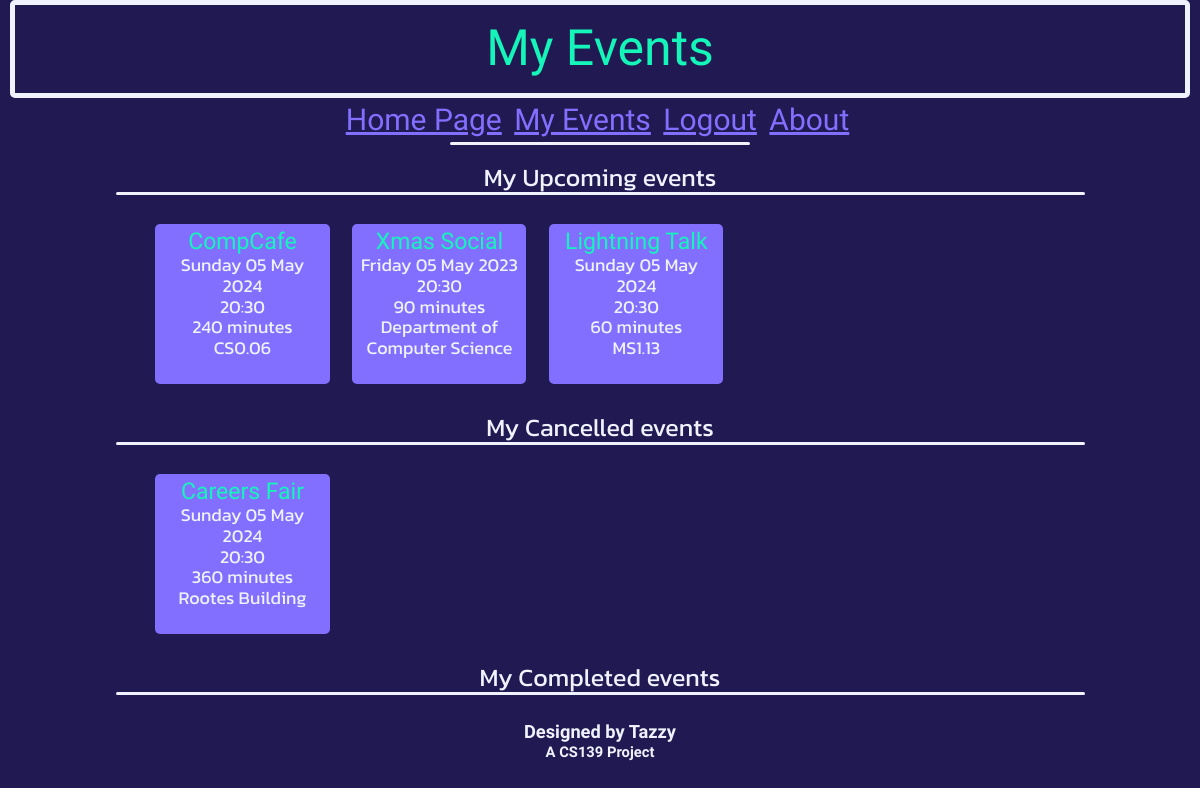
The page /myEvents (signed in) on the database as committed earlier.
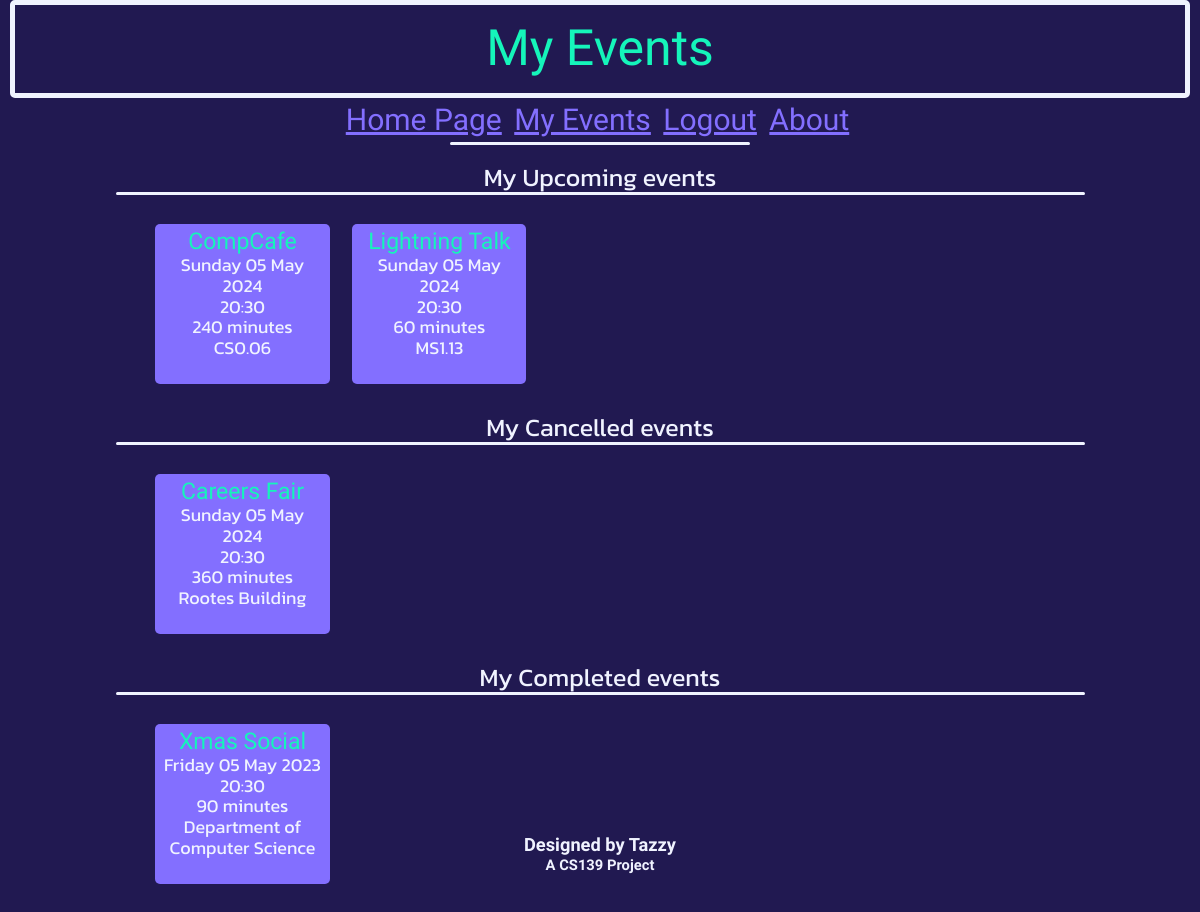
The same page on the database as committed later.
### db_definition.py (models this page shows, shortened)
class Event(db.Model):
    __tablename__ = "events"
    event_id = db.Column(db.Integer, primary_key = True)
    name = db.Column(db.String(20))
    dateTime = db.Column(db.DateTime)
    duration = db.Column(db.Integer) # Minutes
    capacity = db.Column(db.Integer)
    ticketsSold = db.Column(db.Integer)
    location = db.Column(db.String(50))

### eventbyte.py (the view)
@app.route('/myEvents')
def myEvents():
    if not current_user.is_authenticated:
        return redirect('/')
    updateTickets()
    completedEvents = db.session.query(Event).join(Ticket, Event.event_id == Ticket.event_id).where(Ticket.user_id == current_user.user_id).where(Ticket.status == "Completed")
    cancelledEvents = db.session.query(Event).join(Ticket, Event.event_id == Ticket.event_id).where(Ticket.user_id == current_user.user_id).where(Ticket.status == "Cancelled")
    upcomingEvents = db.session.query(Event).join(Ticket, Event.event_id == Ticket.event_id).where(Ticket.user_id == current_user.user_id).where(Ticket.status == "Upcoming")
    return render_template('boughtEventsView.html', completedEvents=completedEvents, cancelledEvents=cancelledEvents, upcomingEvents=upcomingEvents, currTime = datetime.datetime(datetime.MINYEAR, 1, 1))

### eventbyte.py (called while the page is built)
@loginManager.user_loader
def loadUser(user_id):
    return User.query.get(int(user_id))

def updateTickets():
    events = Event.query.all()
    for event in events:
        ticketNum = db.session.query(Ticket).where(Ticket.event_id == event.event_id, Ticket.status == "Upcoming").count()
        event.ticketsSold = ticketNum
        if event.dateTime <= datetime.datetime.now():
            tickets = db.session.query(Ticket).where(Ticket.event_id == event.event_id)
            for ticket in tickets:
                ticket.status = "Completed"
    db.session.commit()

### templates/boughtEventsView.html
{% extends "base.html" %}
{% block heading %}
    <div class="title subtitle">
        My Events
    </div>
{% endblock %}
{% block content %}
    <br>
    <div id="allMyEvents" class="loginFlashes">
        <div id="upcomingEvents">
            My Upcoming events
            <div id="longUnderline"></div><br>
            {% with events=upcomingEvents %}
                {% include "eventList.html" %}
            {% endwith %}
        </div><br>
        <div id="cancelledEvents">
            My Cancelled events
            <div id="longUnderline"></div><br>
            {% with events=cancelledEvents %}
                {% include "eventList.html" %}
            {% endwith %}
        </div><br>
        <div id="completedEvents">
            My Completed events
            <div id="longUnderline"></div><br>
            {% with events=completedEvents %}
                {% include "eventList.html" %}
            {% endwith %}
        </div><br>
    </div>
{% endblock %}

### templates/eventList.html (shortened to what this page needs)
<div id="eventsList">
    {% for event in events %}
        {% if event.dateTime > currTime %}
            <div class="event">
                <a href="/viewEvent?eventid={{event.event_id}}" style="text-decoration: none;"><span class="titleRef" style="font-size: 23px;">{{ event.name }}</span></a><br>
                {{ event.dateTime.strftime('%A') }} {{ event.dateTime.strftime('%d') }} {{ event.dateTime.strftime('%b') }} {{ event.dateTime.strftime('%Y') }}<br>
                {{ event.dateTime.strftime('%H') }}:{{ event.dateTime.strftime('%M') }}<br>
                {{ event.duration }} minutes<br>
                {{ event.location }}<br>
                {% if current_user.userClass == "super" %}
                    {{ event.capacity }} seats left<br><br>
                {% elif event.ticketsSold == event.capacity %}
                    <span style="color: red;"><strong>SOLD OUT</strong></span><br>
                {% elif (event.ticketsSold >= (0.95 * event.capacity)) %}
                    <span style="color: red;"><strong>TICKETS LOW</strong></span><br>{{event.capacity - event.ticketsSold}} tickets left.<br>
                {% else %}
                    <br>
                {% endif %}
            </div>
        {% endif %}
    {% endfor %}
</div>

Rows that differ between the two databases and show on the page:
changed Event "Xmas Social": moves down the list
